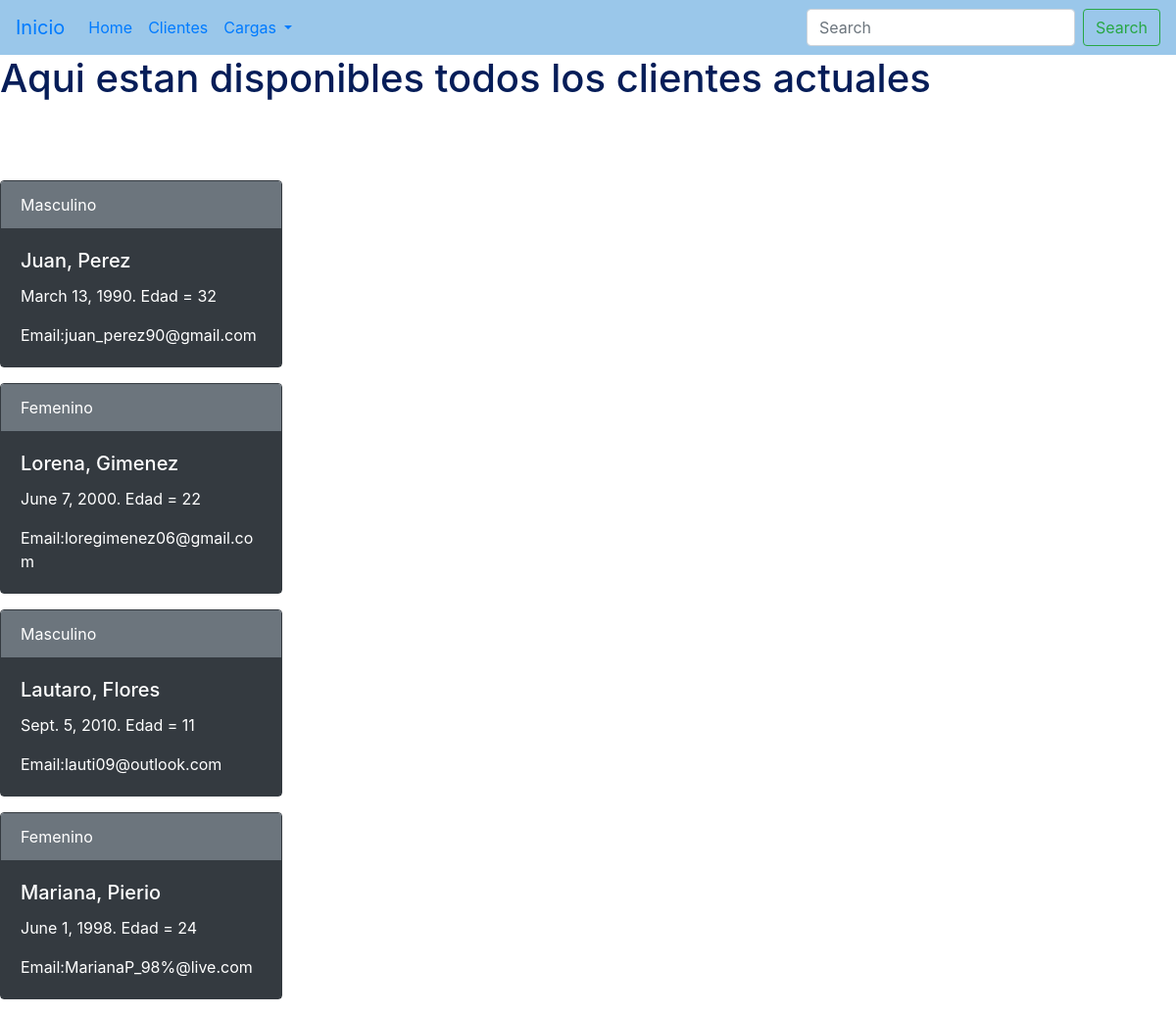
Page /clientes/ on the earlier database version.
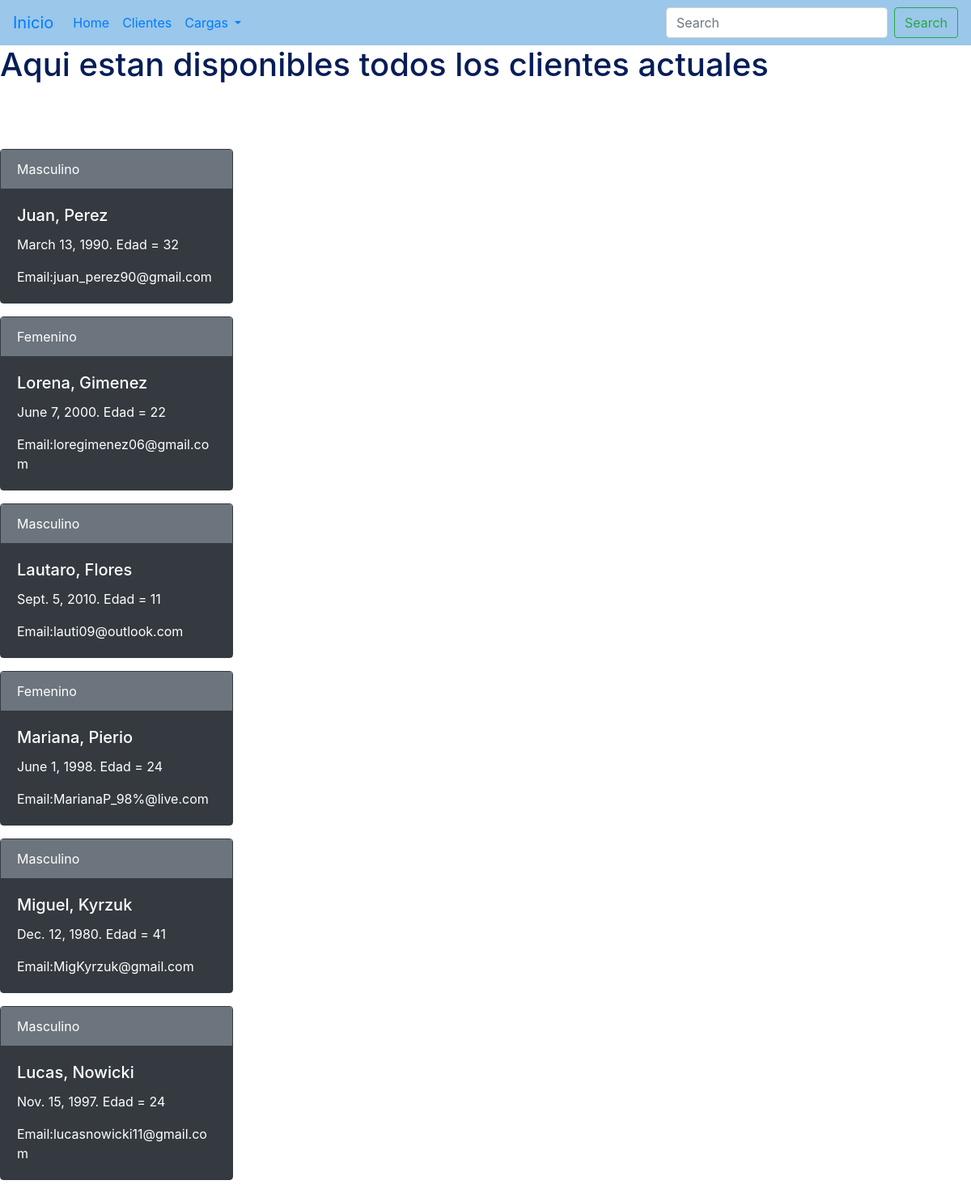
Same page on the later database version.
### app_nutricion/models.py (models this page shows)
class Clientes(models.Model):
    name = models.CharField(max_length=30)
    last_name = models.CharField(max_length=40)
    birth_date = models.DateField()
    age = models.IntegerField()
    sexo = models.CharField(max_length=20)
    email = models.EmailField(max_length=100)
    class Meta:
        verbose_name = 'Cliente'
        verbose_name_plural = 'Clientes'

### app_nutricion/views.py (the view)
# urls.py: path('',listar_clientes, name='lista_clientes')
def listar_clientes(request):
    lista_clientes = Clientes.objects.all()
    context = {'lista_clientes': lista_clientes}
    return render(request, 'lista_clientes.html', context=context)

### templates/lista_clientes.html (shortened to what this page needs)
{% extends 'base.html' %}
{% block contenido %}
<h1 style = color:rgb(6,29,88)> Aqui estan disponibles todos los clientes actuales</h1>
{% for cliente in lista_clientes %}
    <div class="card text-dark border-dark mb-3" style="max-width: 18rem;">
        <div class="card-header text-white bg-secondary border-dark">{{cliente.sexo}}</div>
        <div class="card-body text-white bg-dark border-dark">
        <h5 class="card-title">{{cliente.name}}, {{cliente.last_name}}</h5>
        <p class="card-text">{{cliente.birth_date}}. Edad = {{cliente.age}}</p>
        <p class="card-text">Email:{{cliente.email}} </p>
        </div>
    </div>
{% endfor %}
{% endblock %}

### templates/base.html (shortened to what this page needs)
<!DOCTYPE html>
<html lang="en">
<head>
</head>
<link rel="stylesheet" href="https://cdn.jsdelivr.net/npm/bootstrap@4.6.1/dist/css/bootstrap.min.css">
<body>
    <nav class="navbar navbar-expand-lg navbar" style="background-color:rgb(154, 199, 234);">
        <a class="navbar-brand" href="/"> Inicio </a>
        <div class="collapse navbar-collapse" id="navbarSupportedContent">
        <ul class="navbar-nav mr-auto">
            <li class="nav-item active">
            <a class="nav-link" href="#">Home <span class="sr-only">(current)</span></a>
            </li>
            <li class="nav-item">
            <a class="nav-link" href="/clientes/">Clientes</a>
            </li>
            <li class="nav-item dropdown">
            <a class="nav-link dropdown-toggle" href="#" id="navbarDropdown" role="button" data-toggle="dropdown" aria-expanded="false">
                Cargas
            </a>
        </ul>
        <form class="form-inline my-2 my-lg-0">
            <input class="form-control mr-sm-2" type="search" placeholder="Search" aria-label="Search">
            <button class="btn btn-outline-success my-2 my-sm-0" type="submit">Search</button>
        </form>
        </div>
    </nav>
    {% block contenido %}
    {% endblock %}
</body>
</html>

Differences in the rows shown:
added Clientes: sexo "Masculino", name "Miguel", last_name "Kyrzuk", birth_date "Dec. 12, 1980", age "41", email "MigKyrzuk@gmail.com"
added Clientes: sexo "Masculino", name "Lucas", last_name "Nowicki", birth_date "Nov. 15, 1997", age "24", email "lucasnowicki11@gmail.com"
